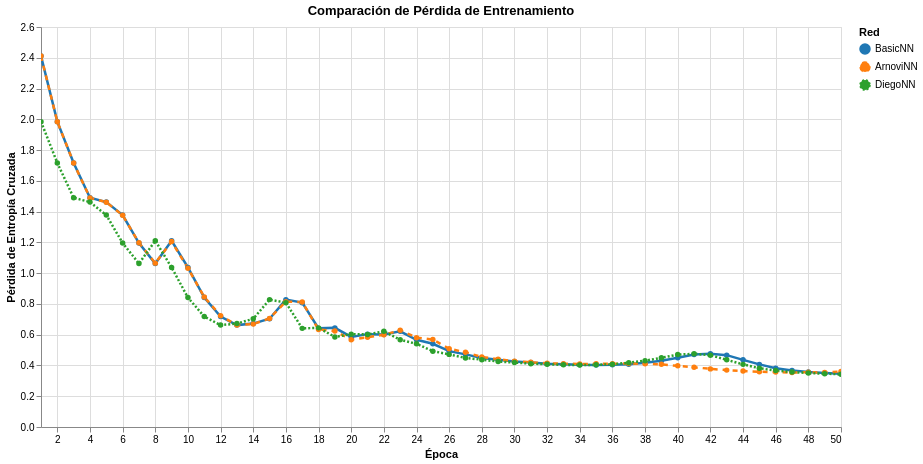

Write notebook code for a chart like this one.
### Markdown cell above
## 8. Visualizaciones Interactivas con Altair

### Code cell
# Gráfico de comparación de pérdida
chart_loss = alt.Chart(df_loss).mark_line(point=True, size=2.5).encode(
    x=alt.X('Epoch:Q', title='Época', scale=alt.Scale(nice=False)),
    y=alt.Y('Loss:Q', title='Pérdida de Entropía Cruzada'),
    color=alt.Color('Network:N', title='Red',
                    scale=alt.Scale(domain=['BasicNN', 'ArnoviNN', 'DiegoNN'],
                                   range=['#1f77b4', '#ff7f0e', '#2ca02c'])),
    strokeDash=alt.StrokeDash('Network:N', 
                             scale=alt.Scale(domain=['BasicNN', 'ArnoviNN', 'DiegoNN'],
                                           range=[[], [5, 5], [2, 2]])),
    tooltip=['Epoch:Q', 'Network:N', alt.Tooltip('Loss:Q', format='.4f')]
).properties(
    width=800,
    height=400,
    title='Comparación de Pérdida de Entrenamiento'
).interactive()

chart_loss.show()
print("✓ Gráfico de comparación de pérdida mostrado")

### Figure 1 — Vega-Lite specification as saved in the notebook (floating-point values rounded to 4 significant figures; data arrays with more than 128 entries replaced by an {"elided": "..."} marker saying what was removed)
{"config": {"view": {"continuousWidth": 300, "continuousHeight": 300}}, "data": {"name": "data-c4b560899826e1ab9b70aeac72d1be2b"}, "mark": {"type": "line", "point": true, "size": 2.5}, "encoding": {"color": {"field": "Network", "scale": {"domain": ["BasicNN", "ArnoviNN", "DiegoNN"], "range": ["#1f77b4", "#ff7f0e", "#2ca02c"]}, "title": "Red", "type": "nominal"}, "strokeDash": {"field": "Network", "scale": {"domain": ["BasicNN", "ArnoviNN", "DiegoNN"], "range": [[], [5, 5], [2, 2]]}, "type": "nominal"}, "tooltip": [{"field": "Epoch", "type": "quantitative"}, {"field": "Network", "type": "nominal"}, {"field": "Loss", "format": ".4f", "type": "quantitative"}], "x": {"field": "Epoch", "scale": {"nice": false}, "title": "Época", "type": "quantitative"}, "y": {"field": "Loss", "title": "Pérdida de Entropía Cruzada", "type": "quantitative"}}, "height": 400, "params": [{"name": "param_1e9efca18e7a2868", "select": {"type": "interval", "encodings": ["x", "y"]}, "bind": "scales"}], "title": "Comparación de Pérdida de Entrenamiento", "width": 800, "$schema": "https://vega.github.io/schema/vega-lite/v6.1.0.json", "datasets": {"data-c4b560899826e1ab9b70aeac72d1be2b": {"elided": "150 records"}}}
